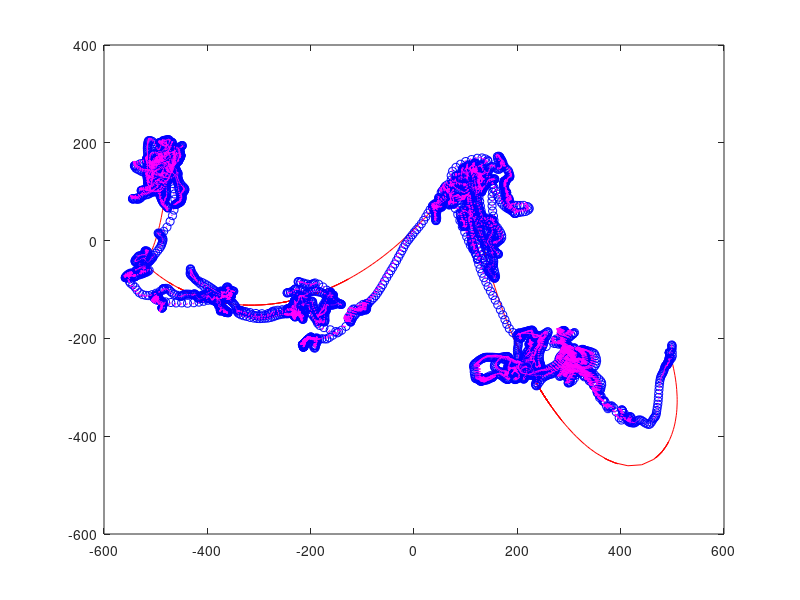

Here is the MATLAB script that generated this plot:
% This function plots the data collected form the teleoperation procedure.
% The data were stored in the following order: Fx Fy Fz Xd Yd Zd Xr Yr Zr
S=load('Data_of_teleoperation.txt');
D=0;
k=3;
scale = 10;
fx=scale*S(1:k:end,1);
fy=scale*S(1:k:end,2);
fz=scale*S(1:k:end,3);
xd=S(1:k:end,4);
yd=S(1:k:end,5);
zd=S(1:k:end,6);
xr=S(1:k:end,7);
yr=S(1:k:end,8);
zr=S(1:k:end,9);
if D == 0
  plot(xd,yd,'r');
  hold on;
  plot(xr,yr,'ob');
 quiver(xr,yr,fx,fy,'m')
else
  plot3(xd,yd,zd,'r');
  hold on;
  plot3(xr,yr,zr);
 %quiver3(xr,yr,zr,fx,fy,fz)
end
